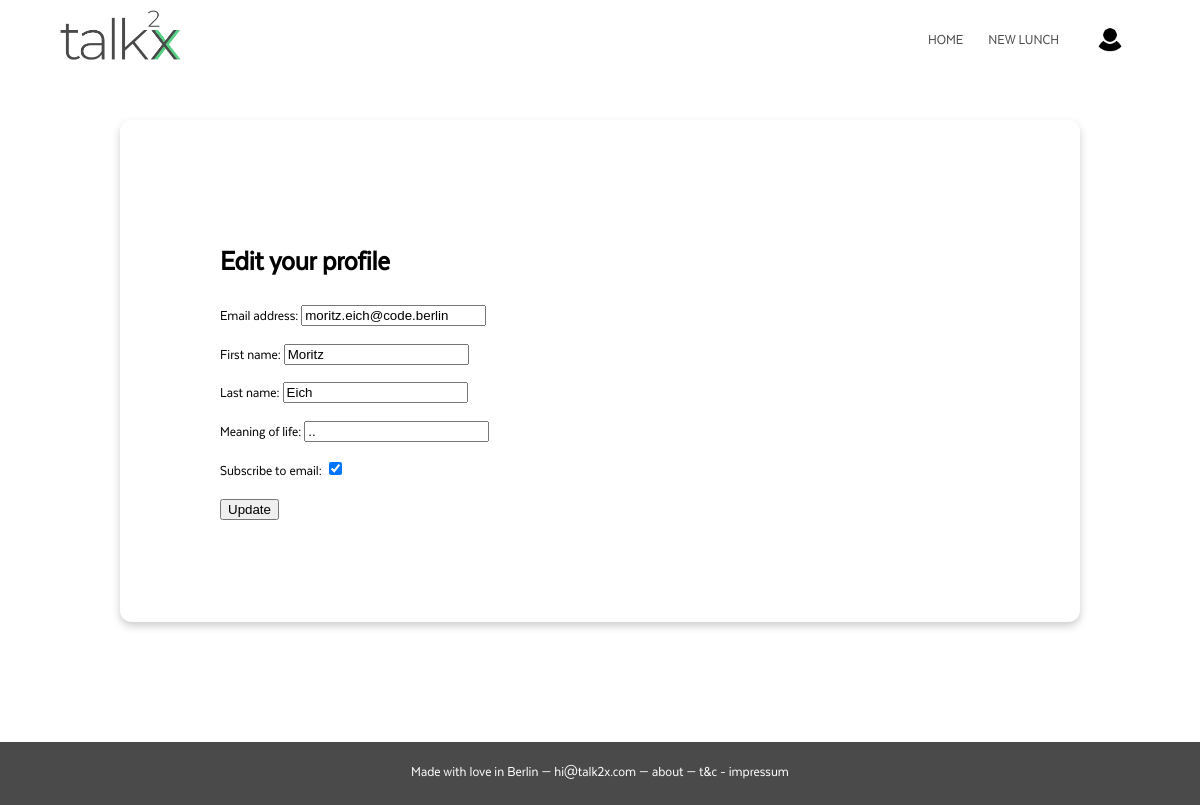
Screenshot of /profile/moritzeich-34/edit/ (signed in) with the database file from the repository.
### talk2x/models.py (models this page shows, shortened)
class User(AbstractUser):
    email = models.EmailField(('email address'), unique=True, validators=[validate_code_mail])
    username = None
    USERNAME_FIELD = 'email'
    REQUIRED_FIELDS = []
    picture = models.ImageField(upload_to='users/', blank=True, null=True)
    meaning_of_life = models.CharField(max_length=100, default='meaning of life')
    DAY_CHOICES = (
        ('MONDAY', 'monday'),
        ('TUESDAY', 'tuesday'),
        ('WEDNESDAY', 'wednesday'),
        ('THURSDAY', 'thursday'),
        ('FRIDAY', 'friday'),
        ('EVERYDAY', 'everyday')
    )
    availabilty = models.CharField(max_length=10, choices=DAY_CHOICES, blank=True, null=True)
    subscribe_to_email = models.BooleanField(default = True)
    accepted_tc = models.BooleanField(default = False)
    slug =  models.SlugField(max_length = 30)
    objects = UserManager()

### talk2x/views.py (the view, shortened to what this page needs)
# urls.py: path('profile/<slug:slug>-<int:user_id>/edit/', EditProfile.as_view(), name='profile_edit'),
@method_decorator(profile_decorator, name='dispatch')
class EditProfile(UpdateView):
    model = User
    form_class = EditProfile
    template_name = 'profile_edit.html'
    pk_url_kwarg = 'user_id'

### talk2x/forms.py
class EditProfile(ModelForm):
    class Meta:
        model = User
        fields = ['email', 'first_name', 'last_name', 'meaning_of_life', 'subscribe_to_email']

### talk2x/templates/profile_edit.html (shortened to what this page needs)
{% extends 'base.html' %}
{% load static %}
{% block style %}
  <link rel="stylesheet" href="{% static 'css/profile_edit.css' %}">
{% endblock %}
{% block nav %}
  <nav>
    <ul>
      <li id="cta-login"><a href="/home">home</a></li>
      <li id="cta-login"><a href="/lunch">new lunch</a></li>
      <div class="dropdown">
        <button class="dropbtn">
        <img id="nav-profile" src="{% static 'img/face.png' %}" alt="{% static 'img/face.png' %}"></button>
      </div>
    </ul>
  </nav>
{% endblock %}
{% block content %}
<div class="container">
  <div class="card">
      <h1>Edit your profile</h1>
      <form method="post" enctype="multipart/form-data">
          {{ form.as_p }}
          <input type="submit" value="Update" />
      </form>
  </div>
</div>
{% endblock %}

### talk2x/static/css/base.css (style rules this page uses)
body { font: 15px/1.5 "TextaNarrow"; background-color: #white; width: 100%; height: 100%; margin: 0px; padding: 0px; overflow-x: hidden; }
.container { width:80%; margin: auto; overflow: visible; }
header a { color: #4A4A4A; text-decoration: none; text-transform: uppercase; font-size: 15px; }
header ul { margin: 0; padding: 0; }
header li { float:left; padding: 10px 10px 0 15px; display: inline; }
header nav { float:right; margin-top:10px; }

### talk2x/static/css/lunch.css (style rules this page uses)
.container { width: 80%; margin: 10% auto; }
.card { box-shadow: 0 4px 8px 0 rgba(0,0,0,0.2); transition: 0.3s; padding: 100px; border-radius: 12px; }
#nav-profile { margin-top: -8px; margin-right: 5px; margin: -6px 5px 0px 16px; float: left; background: url(example.jpg) 50% 50% no-repeat; background-size: auto 100%; width: 34px; height: 34px; border-radius: 25px; }
.dropdown { position: relative; display: flex; }
.dropbtn { background-color: #fff; color: white; border: none; padding: 8px; cursor: pointer; border-radius: 50px; }

### talk2x/static/css/profile_edit.css (style rules this page uses)
html, body { width: 100%; }
.container { width: 80%; margin: 10% auto; height: 100%; }
.card { box-shadow: 0 4px 8px 0 rgba(0,0,0,0.2); transition: 0.3s; border-radius: 12px; height: 100%; overflow: auto; }
#nav-profile { margin-top: -8px; margin-right: 5px; margin: -6px 5px 0px 16px; float: left; background: url(example.jpg) 50% 50% no-repeat; background-size: auto 100%; width: 34px; height: 34px; border-radius: 25px; }
.dropdown { position: relative; display: flex; }
.dropbtn { background-color: #fff; color: white; border: none; padding: 8px; cursor: pointer; border-radius: 50px; }

### rows the page displays
User: email "moritz.eich@code.berlin", first_name "Moritz", last_name "Eich", meaning_of_life "..", subscribe_to_email "☑"
